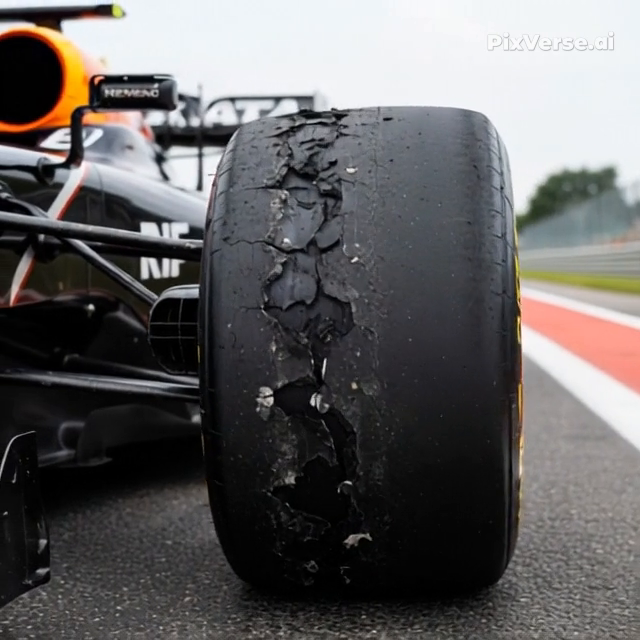
#> input picture frame 19 of VisualComponent/UI/Actual.mp4, 640 x 640 px, given in place of Sample_Worn.mp4, which was not available
$ python video_highlighter1.py   (older library calls are emulated)
#> lines starting #> are read from the running program, lines starting #| are printed output that depends on the picture; after the words box and inside, x2 and y2 are one past the last pixel; in counts of white or black regions, pixels touching at a corner belong together; pictures that were not available may be replaced by others from this repository, and a replacement may not be noted
import cv2
import numpy as np
from pathlib import Path

class CrackDetector:
    def __init__(self, video_path):
        self.video_path = video_path
        self.cap = cv2.VideoCapture(video_path)

        # Get video properties
        self.fps = int(self.cap.get(cv2.CAP_PROP_FPS))
        self.width = int(self.cap.get(cv2.CAP_PROP_FRAME_WIDTH))
        self.height = int(self.cap.get(cv2.CAP_PROP_FRAME_HEIGHT))
        self.total_frames = int(self.cap.get(cv2.CAP_PROP_FRAME_COUNT))

        print(f"Video loaded: {self.width}x{self.height} @ {self.fps}fps, {self.total_frames} frames")

    def preprocess_frame(self, frame, blur_size=5):
        """Convert to grayscale and apply preprocessing"""
        # Convert to grayscale
        gray = cv2.cvtColor(frame, cv2.COLOR_BGR2GRAY)

        # Apply CLAHE for contrast enhancement
        clahe = cv2.createCLAHE(clipLimit=2.0, tileGridSize=(8, 8))
        enhanced = clahe.apply(gray)

        # Gaussian blur to reduce noise
        if blur_size % 2 == 0:
            blur_size += 1  # Must be odd
        blurred = cv2.GaussianBlur(enhanced, (blur_size, blur_size), 0)

        return blurred

    def canny_edge_detection(self, gray_frame, threshold1=50, threshold2=150):
        """Apply Canny edge detection"""
        edges = cv2.Canny(gray_frame, threshold1, threshold2)
        return edges

    def sobel_edge_detection(self, gray_frame):
        """Apply Sobel edge detection"""
        sobelx = cv2.Sobel(gray_frame, cv2.CV_64F, 1, 0, ksize=3)
        sobely = cv2.Sobel(gray_frame, cv2.CV_64F, 0, 1, ksize=3)

        # Compute magnitude
        magnitude = np.sqrt(sobelx**2 + sobely**2)
        magnitude = np.uint8(magnitude / magnitude.max() * 255)

        # Threshold
        _, edges = cv2.threshold(magnitude, 50, 255, cv2.THRESH_BINARY)
        return edges

    def laplacian_edge_detection(self, gray_frame):
        """Apply Laplacian edge detection"""
        laplacian = cv2.Laplacian(gray_frame, cv2.CV_64F)
        laplacian = np.uint8(np.absolute(laplacian))

        # Threshold
        _, edges = cv2.threshold(laplacian, 30, 255, cv2.THRESH_BINARY)
        return edges

    def detect_edges(self, gray_frame, method='canny', **kwargs):
        """Unified edge detection interface"""
        if method == 'canny':
            return self.canny_edge_detection(gray_frame, **kwargs)
        elif method == 'sobel':
            return self.sobel_edge_detection(gray_frame)
        elif method == 'laplacian':
            return self.laplacian_edge_detection(gray_frame)
        else:
            raise ValueError(f"Unknown method: {method}")

    def post_process_edges(self, edges, min_area=100):
        """Post-process edges to identify crack-like structures"""
        # Morphological closing to connect broken edges
        kernel = cv2.getStructuringElement(cv2.MORPH_RECT, (3, 3))
        closed = cv2.morphologyEx(edges, cv2.MORPH_CLOSE, kernel, iterations=2)

        # Find contours
        contours, _ = cv2.findContours(closed, cv2.RETR_EXTERNAL, cv2.CHAIN_APPROX_SIMPLE)

        # Filter contours by area and aspect ratio
        crack_contours = []
        for contour in contours:
            area = cv2.contourArea(contour)
            if area < min_area:
                continue

            # Get bounding rectangle
            x, y, w, h = cv2.boundingRect(contour)
            aspect_ratio = max(w, h) / (min(w, h) + 1e-5)

            # Cracks are typically elongated (high aspect ratio)
            if aspect_ratio > 2:
                crack_contours.append(contour)

        return crack_contours

    def draw_detections(self, frame, contours):
        """Draw detected cracks on the frame"""
        result = frame.copy()

        # Draw contours
        cv2.drawContours(result, contours, -1, (0, 255, 0), 2)

        # Draw bounding boxes and labels
        for i, contour in enumerate(contours):
            x, y, w, h = cv2.boundingRect(contour)
            cv2.rectangle(result, (x, y), (x + w, y + h), (0, 0, 255), 2)
            cv2.putText(result, f"Crack {i+1}", (x, y - 10),
                       cv2.FONT_HERSHEY_SIMPLEX, 0.5, (0, 0, 255), 2)

        return result

    def process_video(self, output_path='output_crack_detection.mp4',
                     method='canny', blur_size=5, min_area=100,
                     display=True, save_frames=False):
        """Process entire video and detect cracks"""

        # Setup video writer
        fourcc = cv2.VideoWriter_fourcc(*'mp4v')
        out = cv2.VideoWriter(output_path, fourcc, self.fps, (self.width * 3, self.height))

        frame_num = 0
        total_cracks_detected = 0

        if save_frames:
            Path('frames').mkdir(exist_ok=True)

        while True:
            ret, frame = self.cap.read()
            if not ret:
                break

            frame_num += 1

            # Preprocess
            preprocessed = self.preprocess_frame(frame, blur_size)

            # Detect edges
            edges = self.detect_edges(preprocessed, method=method)

            # Post-process and find cracks
            crack_contours = self.post_process_edges(edges, min_area)

            # Draw results
            result = self.draw_detections(frame, crack_contours)

            # Create visualization
            edges_colored = cv2.cvtColor(edges, cv2.COLOR_GRAY2BGR)
            combined = np.hstack([frame, edges_colored, result])

            # Add info overlay
            info_text = f"Frame: {frame_num}/{self.total_frames} | Cracks: {len(crack_contours)} | Method: {method.upper()}"
            cv2.putText(combined, info_text, (10, 30),
                       cv2.FONT_HERSHEY_SIMPLEX, 0.7, (255, 255, 255), 2)

            # Write to output
            out.write(combined)

            # Display
            if display:
                cv2.imshow('Crack Detection', cv2.resize(combined, (1920, 640)))
                if cv2.waitKey(1) & 0xFF == ord('q'):
                    break

            # Save frames periodically
            if save_frames and frame_num % 30 == 0:
                cv2.imwrite(f'frames/frame_{frame_num:04d}.jpg', combined)

            total_cracks_detected += len(crack_contours)

            # Progress update
            if frame_num % 30 == 0:
                print(f"Processed {frame_num}/{self.total_frames} frames, "
                      f"Average cracks: {total_cracks_detected/frame_num:.2f}")

        # Cleanup
        self.cap.release()
        out.release()
        cv2.destroyAllWindows()

        print(f"\nProcessing complete!")
        print(f"Total frames: {frame_num}")
        print(f"Total cracks detected: {total_cracks_detected}")
        print(f"Average cracks per frame: {total_cracks_detected/frame_num:.2f}")
        print(f"Output saved to: {output_path}")

    # [24 lines left out: function process_single_frame, not called in this run]


# Usage Example
if __name__ == "__main__":
    # Initialize detector
    detector = CrackDetector('Sample_Worn.mp4')

    # Method 1: Process entire video with Canny edge detection
    detector.process_video(
        output_path='output_canny.mp4',
        method='canny',
        blur_size=5,
        min_area=100,
        display=True,
        save_frames=False
    )
#> in process_video, frame is the input picture: shape (640, 640, 3); mean B, G, R 97.5, 97.3, 99.1
#> in canny_edge_detection, `edges = cv2.Canny(gray_frame, threshold1, threshold2)`:
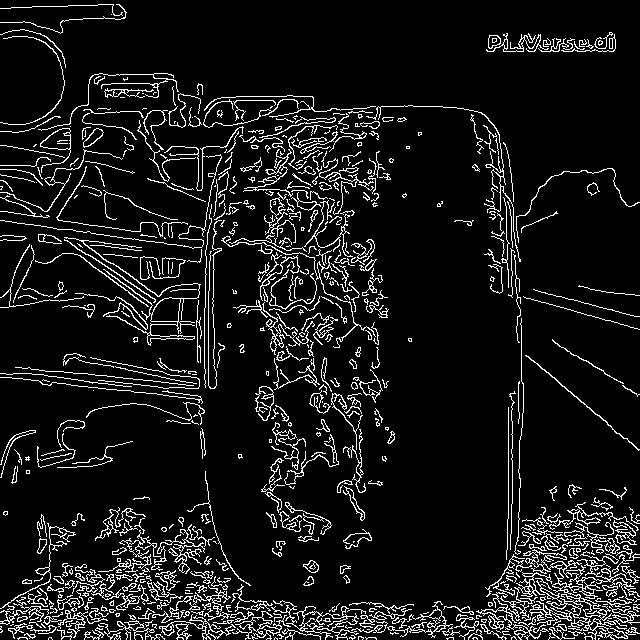
#> edges: shape (640, 640); 9.2% white in thin lines or dots
#> in post_process_edges, `contours, _ = cv2.findContours(closed, cv2.RETR_EXTERNAL, cv2.CHAIN_AP..`: contours = 44 contours, 19 with area under 20; largest, box (x1, y1, x2, y2) and area: (0, 29, 640, 640) 130276, (486, 32, 616, 52) 1571, (37, 420, 133, 468) 1018, (343, 529, 372, 549) 246, (0, 430, 36, 478) 242
#> the loop in post_process_edges, `for contour in contours:` made 44 passes
#> area on passes 1, 5, 6, 9, 10, 11, 13, 16: 67.5, 24, 42.5, 24.5, 28, 76, 49, 48
#> after the loop in post_process_edges, `for contour in contours:`: crack_contours = 3 contours; box (x1, y1, x2, y2) and area: (486, 32, 616, 52) 1571, (0, 4, 127, 34) 198, (0, 235, 27, 241) 110
#> the loop in draw_detections, `for i, contour in enumerate(contours):` made 3 passes
#> (x, y, w, h) on passes 1 to 3: (0, 235, 27, 6), (486, 32, 130, 20), (0, 4, 127, 30)
#> in process_video, `info_text = f"Frame: {frame_num}/{self.total_frames} | Cracks: {len(cr..`: info_text = 'Frame: 1/193 | Cracks: 3 | Method: CANNY'
#> (key q is pressed here)

    # Method 2: Try different edge detection methods
    detector.process_video(output_path='output_sobel.mp4', method='sobel',blur_size=5,
        min_area=100,
        display=True,
        save_frames=False)
#> call 2 of process_video, with output_path = 'output_sobel.mp4', method = 'sobel', blur_size = 5, min_area = 100, display = True, save_frames = False
#> in process_video (call 2), `fourcc = cv2.VideoWriter_fourcc(*'mp4v')`: fourcc = 1983148141
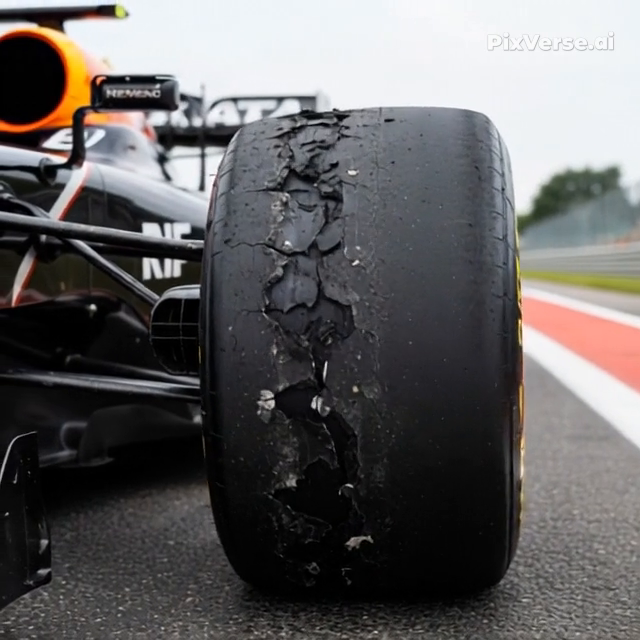
#> input picture frame 20 of VisualComponent/UI/Actual.mp4, 640 x 640 px, given in place of Sample_Worn.mp4, which was not available
#> in process_video, frame is the input picture: shape (640, 640, 3); mean B, G, R 97.6, 97.2, 99
#> in sobel_edge_detection, `_, edges = cv2.threshold(magnitude, 50, 255, cv2.THRESH_BINARY)`:
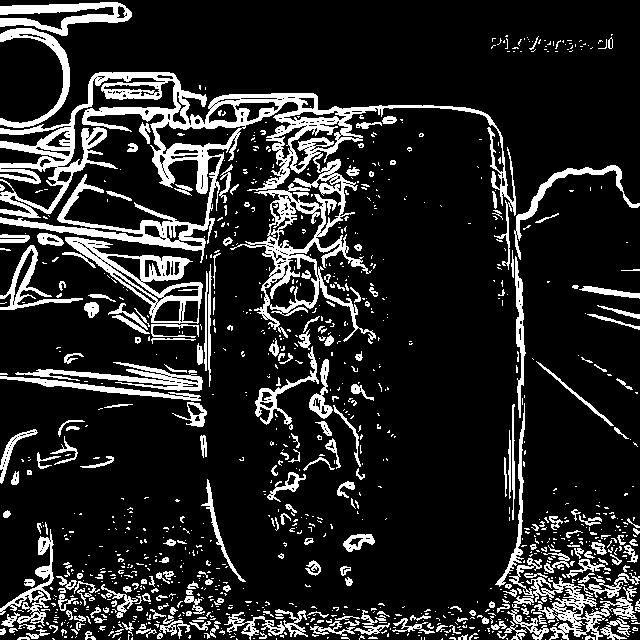
#> edges: shape (640, 640); 15.5% white; 1098 white regions (843 under 20 px), largest, box (x1, y1, x2, y2) and area: (0, 72, 516, 344) 23088, (65, 237, 203, 324) 2921, (509, 558, 637, 640) 2569
#> in post_process_edges (call 2), `contours, _ = cv2.findContours(closed, cv2.RETR_EXTERNAL, cv2.CHAIN_AP..`: contours = 239 contours, 189 with area under 20; largest, box (x1, y1, x2, y2) and area: (0, 0, 640, 640) 98268, (0, 362, 207, 427) 4208, (255, 316, 365, 502) 3144, (0, 245, 83, 310) 1604, (37, 420, 85, 469) 574
#> the loop in post_process_edges (call 2), `for contour in contours:` made 239 passes
#> (area, x, y, w, h, aspect_ratio) on passes 32, 38, 52: (143, 305, 560, 16, 16, 1), (208, 117, 554, 20, 25, 1.25), (324.5, 343, 534, 32, 18, 1.78)
#> after the loop in post_process_edges (call 2), `for contour in contours:`: crack_contours = 6 contours; box (x1, y1, x2, y2) and area: (0, 362, 207, 427) 4208, (201, 479, 246, 582) 368, (572, 285, 640, 299) 282, (0, 233, 30, 243) 205, (547, 40, 586, 52) 152, (491, 35, 529, 52) 124
#> the loop in draw_detections (call 2), `for i, contour in enumerate(contours):` made 6 passes
#> (x, y, w, h) on passes 1 to 6: (201, 479, 45, 103), (0, 362, 207, 65), (572, 285, 68, 14), (0, 233, 30, 10), (547, 40, 39, 12), (491, 35, 38, 17)
#> in process_video (call 2), `info_text = f"Frame: {frame_num}/{self.total_frames} | Cracks: {len(cr..`: info_text = 'Frame: 1/193 | Cracks: 6 | Method: SOBEL'
#> (key Esc is pressed here)
#> in process_video (call 2), `total_cracks_detected += len(crack_contours)`: total_cracks_detected = 6
#| Total cracks detected: 18
#| Average cracks per frame: 4.50
    detector.process_video(output_path='output_laplacian.mp4', method='laplacian',blur_size=5,
        min_area=100,
        display=True,
        save_frames=False)
#> call 3 of process_video, with output_path = 'output_laplacian.mp4', method = 'laplacian', blur_size = 5, min_area = 100, display = True, save_frames = False
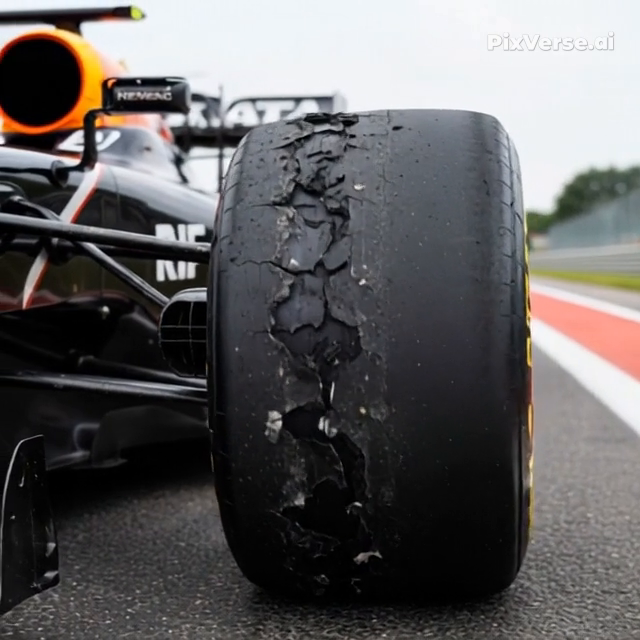
#> input picture frame 24 of VisualComponent/UI/Actual.mp4, 640 x 640 px, given in place of Sample_Worn.mp4, which was not available
#> in process_video, frame is the input picture: shape (640, 640, 3); mean B, G, R 95.9, 95.3, 97
#> in post_process_edges (call 6), `closed = cv2.morphologyEx(edges, cv2.MORPH_CLOSE, kernel, iterations=2)`:
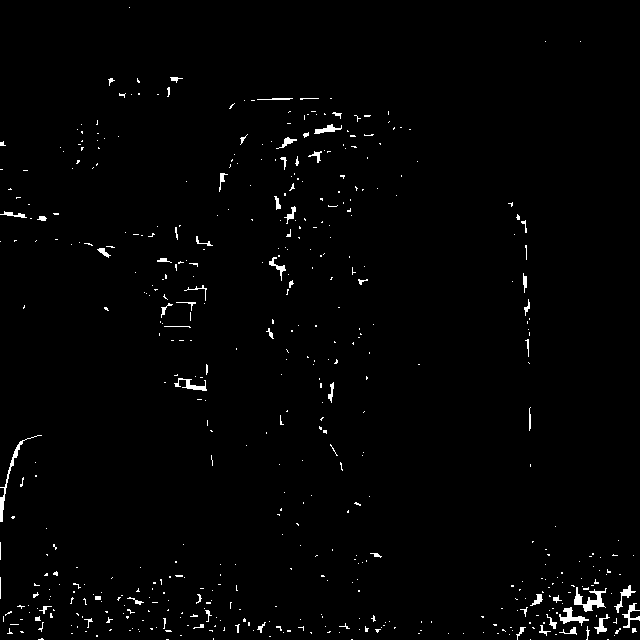
#> closed: shape (640, 640); 1.3% white; 512 white regions (449 under 20 px)
#> in post_process_edges (call 6), `contours, _ = cv2.findContours(closed, cv2.RETR_EXTERNAL, cv2.CHAIN_AP..`: contours = 512 contours, 485 with area under 20; largest, box (x1, y1, x2, y2) and area: (574, 587, 607, 612) 244, (0, 435, 42, 522) 162, (559, 607, 589, 626) 154, (174, 378, 207, 391) 101, (614, 585, 636, 613) 91
#> the loop in post_process_edges (call 6), `for contour in contours:` made 512 passes
#> area on passes 43, 45: 27.5, 20.5
#> after the loop in post_process_edges (call 6), `for contour in contours:`: crack_contours = 2 contours; box (x1, y1, x2, y2) and area: (0, 435, 42, 522) 162, (174, 378, 207, 391) 101
#> the loop in draw_detections (call 6), `for i, contour in enumerate(contours):` made 2 passes
#> (x, y, w, h) on passes 1 to 2: (0, 435, 42, 87), (174, 378, 33, 13)
#> after the loop in draw_detections (call 6), `for i, contour in enumerate(contours):`:
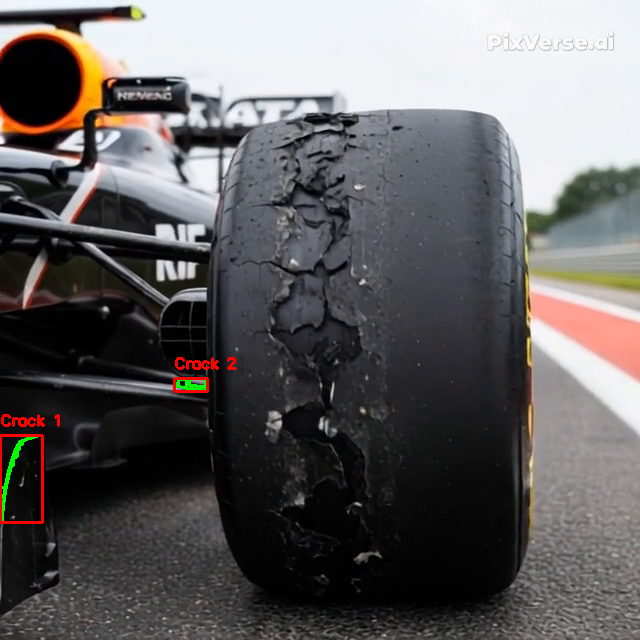
#> result: shape (640, 640, 3); mean B, G, R 95.7, 95.5, 97.9
#> in process_video (call 3), `cv2.putText(combined, info_text, (10, 30), cv2.FONT_HERSHEY_SIMPLEX, 0..`:
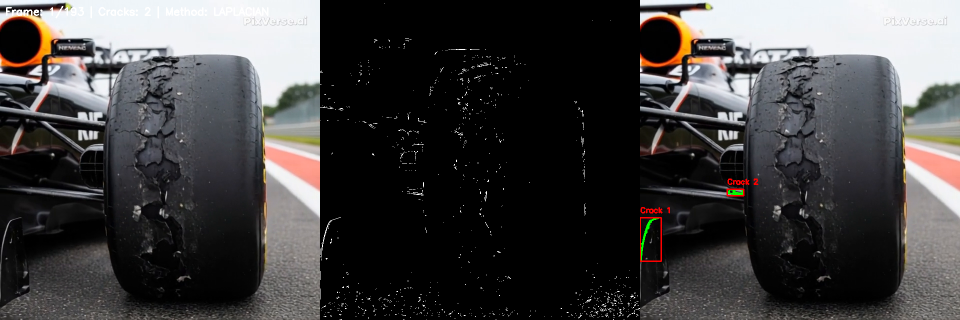
#> combined: shape (640, 1920, 3) (shown at 1/2 size); mean B, G, R 64.7, 64.4, 65.8
#> in process_video (call 3), `total_cracks_detected += len(crack_contours)`: total_cracks_detected = 2


    # Method 3: Analyze single frame
    # detector.process_single_frame(frame_index=100, method='canny')

$ run again, starting later in the video
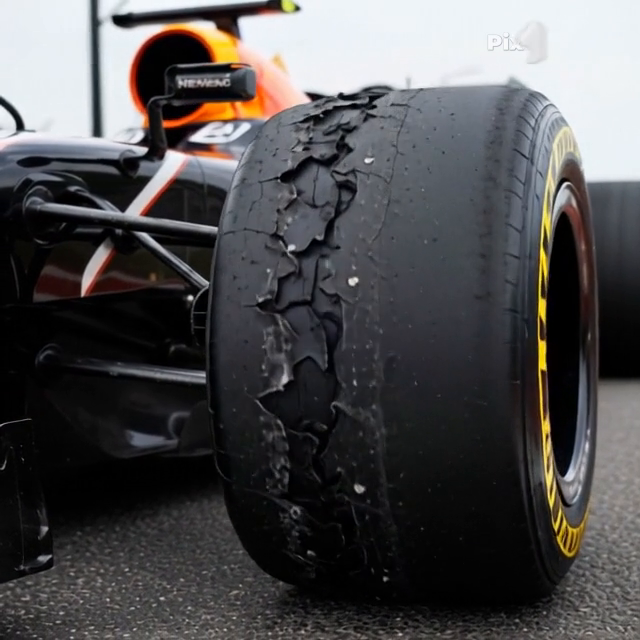
#> input picture frame 86 of VisualComponent/UI/Actual.mp4, 640 x 640 px, given in place of Sample_Worn.mp4, which was not available
#> in process_video, frame is the input picture: shape (640, 640, 3); mean B, G, R 78.9, 77.8, 78.9
#> closed: shape (640, 640); 21.3% white; 57 white regions (10 under 20 px)
#> contours = 53 contours, 27 with area under 20; largest, box (x1, y1, x2, y2) and area: (0, 29, 640, 640) 142047, (486, 20, 532, 53) 498, (0, 96, 57, 152) 490, (328, 467, 384, 539) 468, (90, 0, 302, 138) 326
#> the loop in post_process_edges, `for contour in contours:` made 53 passes
#> area on passes 2, 4, 8, 10, 12, 17, 21, 23: 52.5, 53, 41.5, 90, 33.5, 55, 93.5, 38.5
#> after the loop in post_process_edges, `for contour in contours:`: crack_contours = 2 contours; box (x1, y1, x2, y2) and area: (73, 227, 127, 236) 172, (10, 254, 20, 299) 132
#> the loop in draw_detections, `for i, contour in enumerate(contours):` made 2 passes
#> (x, y, w, h) on passes 1 to 2: (10, 254, 10, 45), (73, 227, 54, 9)
#> edges_colored: shape (640, 640, 3); 8.9% white in thin lines or dots
#> info_text = 'Frame: 1/193 | Cracks: 2 | Method: CANNY'
#> in sobel_edge_detection, `_, edges = cv2.threshold(magnitude, 50, 255, cv2.THRESH_BINARY)`:
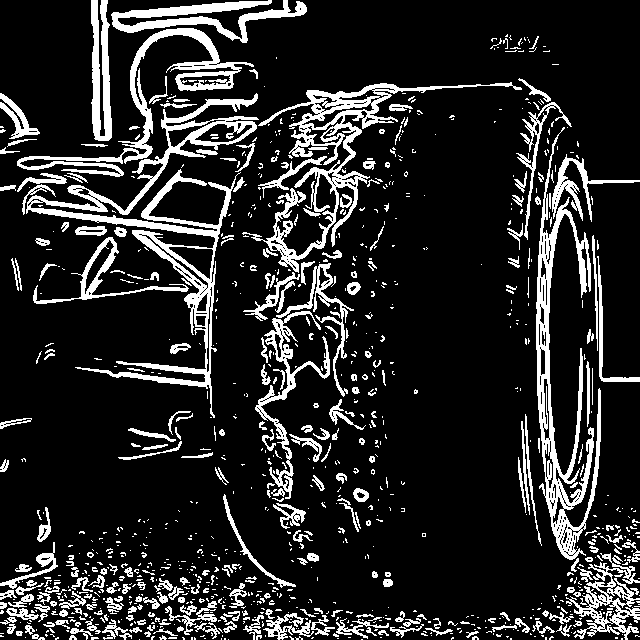
#> edges: shape (640, 640); 15.5% white; 1018 white regions (732 under 20 px), largest, box (x1, y1, x2, y2) and area: (26, 93, 259, 418) 8808, (536, 127, 601, 560) 6698, (242, 82, 522, 273) 6122
#> closed: shape (640, 640); 22.4% white; 233 white regions (150 under 20 px)
#> contours = 224 contours, 169 with area under 20; largest, box (x1, y1, x2, y2) and area: (0, 0, 522, 549) 67048, (485, 78, 640, 640) 24002, (0, 542, 470, 640) 18316, (0, 93, 40, 154) 815, (518, 414, 542, 546) 814
#> the loop in post_process_edges (call 2), `for contour in contours:` made 224 passes
#> (area, x, y, w, h, aspect_ratio) on passes 5, 33, 46: (100, 466, 624, 15, 16, 1.07), (108.5, 297, 553, 22, 12, 1.83), (18315.5, 0, 542, 470, 98, 4.8)
#> after the loop in post_process_edges (call 2), `for contour in contours:`: crack_contours = 7 contours; box (x1, y1, x2, y2) and area: (485, 78, 640, 640) 24002, (0, 542, 470, 640) 18316, (518, 414, 542, 546) 814, (37, 507, 51, 542) 278, (490, 34, 530, 52) 230, (11, 258, 22, 291) 138, (0, 418, 32, 429) 122
#> the loop in draw_detections (call 2), `for i, contour in enumerate(contours):` made 7 passes
#> (x, y, w, h) on passes 1 to 7: (0, 542, 470, 98), (37, 507, 14, 35), (0, 418, 32, 11), (518, 414, 24, 132), (11, 258, 11, 33), (485, 78, 155, 562), (490, 34, 40, 18)
#| Total cracks detected: 24
#| Average cracks per frame: 6.00
#> closed: shape (640, 640); 1.8% white; 522 white regions (459 under 20 px)
#> contours = 522 contours, 488 with area under 20; largest, box (x1, y1, x2, y2) and area: (559, 516, 586, 559) 546, (538, 248, 553, 328) 446, (539, 391, 564, 499) 383, (545, 182, 582, 236) 239, (592, 615, 622, 637) 147
#> after the loop in post_process_edges (call 6), `for contour in contours:`: crack_contours = 2 contours; box (x1, y1, x2, y2) and area: (538, 248, 553, 328) 446, (539, 391, 564, 499) 383
#> edges_colored: shape (640, 640, 3); 1.1% white in thin lines or dots
#> in process_video (call 3), `cv2.putText(combined, info_text, (10, 30), cv2.FONT_HERSHEY_SIMPLEX, 0..`:
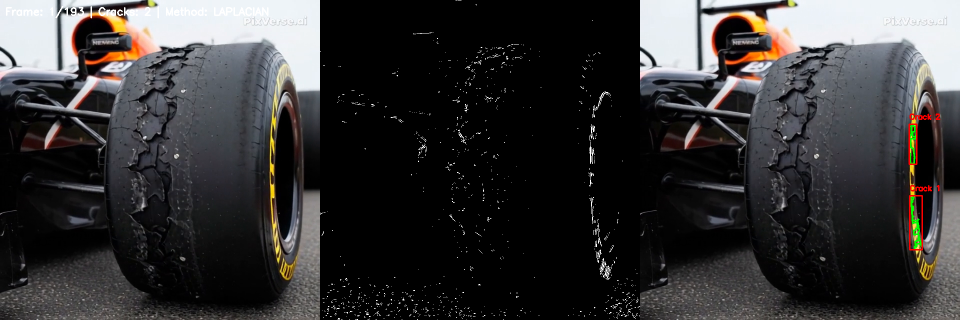
#> combined: shape (640, 1920, 3) (shown at 1/2 size); mean B, G, R 53.1, 52.6, 53.7
#> total_cracks_detected = 2
